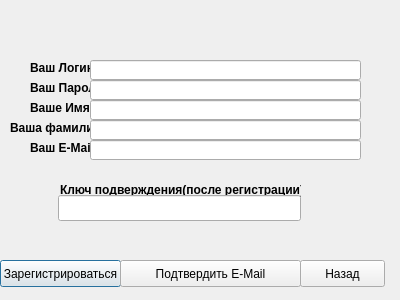
<?xml version="1.0" encoding="UTF-8"?>
<ui version="4.0">
 <class>registr</class>
 <widget class="QDialog" name="registr">
  <property name="geometry">
   <rect>
    <x>0</x>
    <y>0</y>
    <width>400</width>
    <height>300</height>
   </rect>
  </property>
  <property name="windowTitle">
   <string>UChat 3.1 Регистрация</string>
  </property>
  <widget class="QPushButton" name="pushButton">
   <property name="geometry">
    <rect>
     <x>0</x>
     <y>260</y>
     <width>121</width>
     <height>27</height>
    </rect>
   </property>
   <property name="text">
    <string>Зарегистрироваться</string>
   </property>
  </widget>
  <widget class="QPushButton" name="pushButton_2">
   <property name="geometry">
    <rect>
     <x>300</x>
     <y>260</y>
     <width>85</width>
     <height>27</height>
    </rect>
   </property>
   <property name="text">
    <string>Назад</string>
   </property>
  </widget>
  <widget class="QLabel" name="label">
   <property name="geometry">
    <rect>
     <x>30</x>
     <y>60</y>
     <width>71</width>
     <height>16</height>
    </rect>
   </property>
   <property name="text">
    <string>&lt;B&gt;Ваш Логин</string>
   </property>
  </widget>
  <widget class="QLabel" name="label_2">
   <property name="geometry">
    <rect>
     <x>30</x>
     <y>80</y>
     <width>71</width>
     <height>16</height>
    </rect>
   </property>
   <property name="text">
    <string>&lt;B&gt;Ваш Пароль</string>
   </property>
  </widget>
  <widget class="QLabel" name="label_3">
   <property name="geometry">
    <rect>
     <x>30</x>
     <y>100</y>
     <width>71</width>
     <height>16</height>
    </rect>
   </property>
   <property name="text">
    <string>&lt;B&gt;Ваше Имя</string>
   </property>
  </widget>
  <widget class="QLabel" name="label_4">
   <property name="geometry">
    <rect>
     <x>10</x>
     <y>120</y>
     <width>81</width>
     <height>16</height>
    </rect>
   </property>
   <property name="text">
    <string>&lt;B&gt;Ваша фамилия</string>
   </property>
  </widget>
  <widget class="QLabel" name="label_5">
   <property name="geometry">
    <rect>
     <x>30</x>
     <y>140</y>
     <width>71</width>
     <height>16</height>
    </rect>
   </property>
   <property name="text">
    <string>&lt;B&gt;Ваш E-Mail</string>
   </property>
  </widget>
  <widget class="QLineEdit" name="lineEditLogin">
   <property name="geometry">
    <rect>
     <x>90</x>
     <y>60</y>
     <width>271</width>
     <height>20</height>
    </rect>
   </property>
  </widget>
  <widget class="QLineEdit" name="lineEditPass">
   <property name="geometry">
    <rect>
     <x>90</x>
     <y>80</y>
     <width>271</width>
     <height>20</height>
    </rect>
   </property>
  </widget>
  <widget class="QLineEdit" name="lineEditName">
   <property name="geometry">
    <rect>
     <x>90</x>
     <y>100</y>
     <width>271</width>
     <height>20</height>
    </rect>
   </property>
  </widget>
  <widget class="QLineEdit" name="lineEditFamelye">
   <property name="geometry">
    <rect>
     <x>90</x>
     <y>120</y>
     <width>271</width>
     <height>20</height>
    </rect>
   </property>
  </widget>
  <widget class="QLineEdit" name="lineEditEmail">
   <property name="geometry">
    <rect>
     <x>90</x>
     <y>140</y>
     <width>271</width>
     <height>20</height>
    </rect>
   </property>
  </widget>
  <widget class="QLabel" name="label_6">
   <property name="geometry">
    <rect>
     <x>60</x>
     <y>180</y>
     <width>241</width>
     <height>21</height>
    </rect>
   </property>
   <property name="text">
    <string>&lt;b&gt;Ключ подверждения(после регистрации)</string>
   </property>
  </widget>
  <widget class="QLineEdit" name="lineEdit">
   <property name="geometry">
    <rect>
     <x>58</x>
     <y>195</y>
     <width>243</width>
     <height>26</height>
    </rect>
   </property>
  </widget>
  <widget class="QPushButton" name="pushButton_3">
   <property name="geometry">
    <rect>
     <x>120</x>
     <y>260</y>
     <width>181</width>
     <height>27</height>
    </rect>
   </property>
   <property name="text">
    <string>Подтвердить E-Mail</string>
   </property>
  </widget>
 </widget>
 <resources/>
 <connections/>
</ui>
